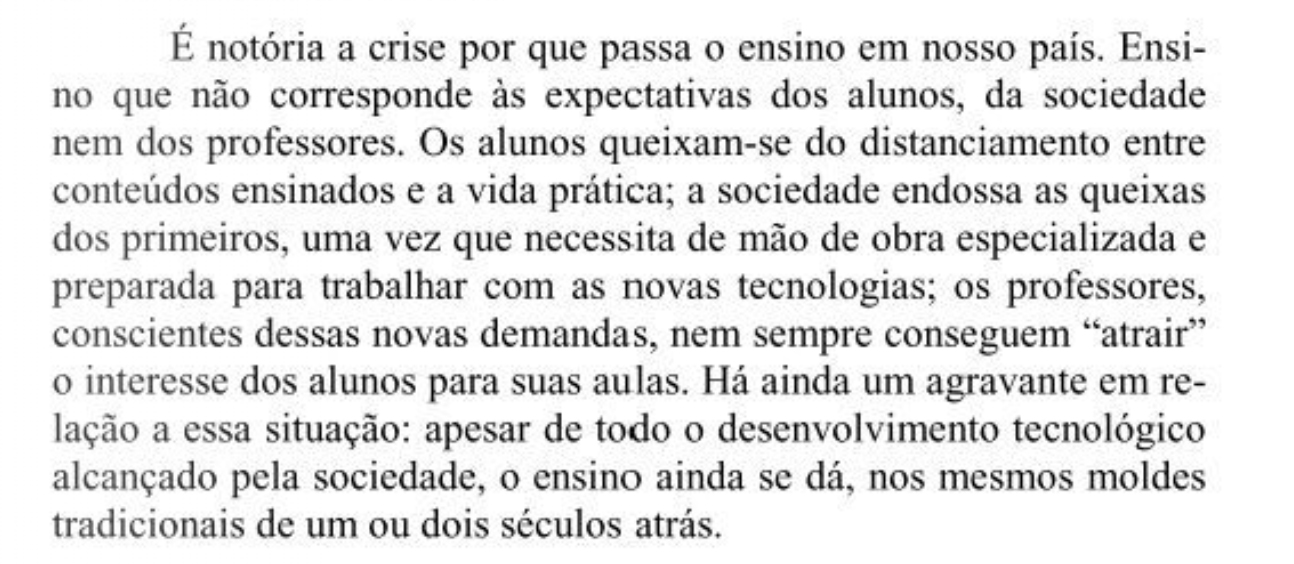
#> input picture class-material/class-code/image2ocr.jpg, 1294 x 564 px
$ python ocr_tesseract.py -f ../class-material/class-code/image2ocr.jpg
#> lines starting #> are read from the running program, lines starting #| are printed output that depends on the picture; after the words box and inside, x2 and y2 are one past the last pixel; in counts of white or black regions, pixels touching at a corner belong together
#> in main, raw_image is the input picture: shape (564, 1294, 3); min 0, max 255, mean 226.8
### src/preprocessing.py
"""Image preprocessing pipeline using OpenCV for Portuguese purchase receipts.

Handles downsampling, rotation correction, receipt boundary detection and perspective cropping,
fold/crease shadow removal via morphological background division, and thermal ink contrast
enhancement via CLAHE.

Ref: Docs/Planning/implementation_plan.md, section 7, WP-04.
"""

from __future__ import annotations

import argparse
import contextlib
import os
import shutil
import subprocess
import sys
from collections.abc import Sequence
from dataclasses import dataclass
from pathlib import Path
from typing import TYPE_CHECKING, Literal

import cv2
import numpy as np

from src.types import IMAGE_EXTENSIONS

if TYPE_CHECKING:
    from src.settings import Settings

RotationOption = Literal["auto", 0, 90, 180, 270]


@dataclass(frozen=True, slots=True)
class PreprocessOptions:
    """Configurable knobs for the preprocessing pipeline.

    Attributes:
        max_side: Maximum allowed dimension in pixels (width or height).
        rotation_deg: Clockwise rotation in degrees or 'auto' for aspect-ratio heuristic.
        auto_crop: Whether to attempt contour detection and perspective crop.
        remove_shadows: Whether to apply morphological background division.
        clahe_clip_limit: Contrast limit for CLAHE (0 disables CLAHE).
        clahe_tile_grid_size: Grid size for CLAHE adaptive histogram equalization.
        auto_orient_osd: Whether to probe Tesseract OSD to automatically detect and correct
            180-degree upside-down flips when rotation_deg is 'auto'.
        auto_deskew: Whether to apply continuous text-line deskew using OpenCV morphology
            and Hough transform. Defaults to False because adaptive 4-point cropping already
            straightens angled receipts while preserving unwarped pixels on upright receipts.
    """

    max_side: int = 1280
    rotation_deg: RotationOption = "auto"
    auto_crop: bool = True
    remove_shadows: bool = True
    clahe_clip_limit: float = 2.0
    clahe_tile_grid_size: tuple[int, int] = (8, 8)
    auto_orient_osd: bool = True
    auto_deskew: bool = False
    tesseract_cmd: Path | None = None


@dataclass(frozen=True, slots=True)
class PreprocessResult:
    """Outcome of preprocessing an image, including intermediate visualization steps.

    Attributes:
        image: Final processed BGR image ready for OCR inference.
        steps: Visual stages keyed by name ('bruta', 'rodada', 'recortada', 'filtrada').
        rotation_deg: Effective rotation applied in degrees (0, 90, 180, or 270).
    """

    image: np.ndarray
    steps: dict[str, np.ndarray]
    rotation_deg: int


def resize_max_side(image: np.ndarray, max_side: int = 1280) -> np.ndarray:
    """Resize image proportionally if its longest dimension exceeds max_side.

    Args:
        image: Source BGR image.
        max_side: Maximum allowed width or height in pixels.

    Returns:
        Resized or copied image.
    """
#> called with max_side = 1280
    height, width = image.shape[:2]
    largest = max(height, width)
    if largest <= max_side:
        return image.copy()

    scale = max_side / largest
    new_width = max(1, int(round(width * scale)))
    new_height = max(1, int(round(height * scale)))
    return cv2.resize(image, (new_width, new_height), interpolation=cv2.INTER_AREA)


def orient_image(image: np.ndarray, rotation_deg: RotationOption = "auto") -> tuple[np.ndarray, int]:
    """Rotate image by explicit degrees or detect sideways smartphone captures.

    Portuguese receipts are predominantly vertical ribbons (height >= width). Under 'auto',
    any landscape photograph (width > height) is rotated 90 degrees clockwise.

    Args:
        image: Source image.
        rotation_deg: Rotation in degrees (0, 90, 180, 270) or 'auto'.

    Returns:
        Tuple of (rotated_image, effective_rotation_degrees).
    """
    if rotation_deg == 0:
        return image.copy(), 0
    if rotation_deg == 90:
        return cv2.rotate(image, cv2.ROTATE_90_CLOCKWISE), 90
    if rotation_deg == 180:
        return cv2.rotate(image, cv2.ROTATE_180), 180
    if rotation_deg == 270:
        return cv2.rotate(image, cv2.ROTATE_90_COUNTERCLOCKWISE), 270

    height, width = image.shape[:2]
    if width > height:
        return cv2.rotate(image, cv2.ROTATE_90_CLOCKWISE), 90
    return image.copy(), 0


# [86 lines left out: functions order_corner_points, _compute_paper_border_value, _warp_perspective_quad, not called in this run]


def _crop_receipt_with_status(
    image: np.ndarray,
    min_area_ratio: float = 0.20,
    min_tilt_for_perspective_deg: float = 5.0,
) -> tuple[np.ndarray, bool]:
    """Adaptively segment receipt paper and either slice losslessly or warp perspective.

    Segments neutral bright paper (high HSV Value, low Saturation) covering the image center.
    When the receipt is nearly upright (tilt < min_tilt_for_perspective_deg), applies a lossless
    axis-aligned bounding-box crop so crumpled paper is neither sheared nor resampled. When
    genuinely angled (tilt >= min_tilt_for_perspective_deg), applies a padded 4-point perspective
    transform with constant paper-colored border fill.

    Returns:
        Tuple of (cropped_or_original_image, did_crop_boolean).
    """
#> called with min_area_ratio = 0.2, min_tilt_for_perspective_deg = 5
    height, width = image.shape[:2]
    total_area = float(height * width)
    min_area = total_area * min_area_ratio
    max_area = total_area * 0.96

    if image.ndim == 3:
        hsv = cv2.cvtColor(image, cv2.COLOR_BGR2HSV)
#> hsv: shape (558, 1280, 3); mean H, S, V 0, 0, 226.8
        v_chan = hsv[:, :, 2].astype(np.float32)
        s_chan = hsv[:, :, 1].astype(np.float32)
#> s_chan: shape (558, 1280) float32; every value is 0
        paper_score = np.clip(v_chan - 1.2 * s_chan, 0, 255).astype(np.uint8)
    else:
        paper_score = image.copy()

    # Uniform image check (avoids false Otsu split on flat synthetic canvases)
    if int(paper_score.max()) - int(paper_score.min()) < 20:
        return image.copy(), False

    blurred = cv2.GaussianBlur(paper_score, (11, 11), 0)
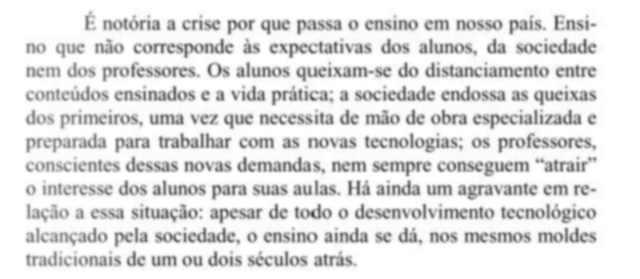
#> blurred: shape (558, 1280) (shown at 1/2 size); min 57, max 255, mean 226.8
    close_kernel = cv2.getStructuringElement(cv2.MORPH_RECT, (25, 25))
    paper_closed = cv2.morphologyEx(blurred, cv2.MORPH_CLOSE, close_kernel)
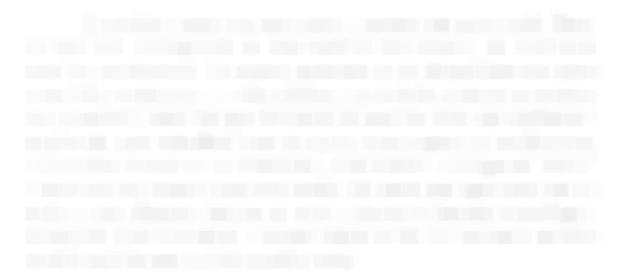
#> paper_closed: shape (558, 1280) (shown at 1/2 size); min 238, max 255, mean 251.1
    _, otsu_mask = cv2.threshold(paper_closed, 0, 255, cv2.THRESH_BINARY + cv2.THRESH_OTSU)
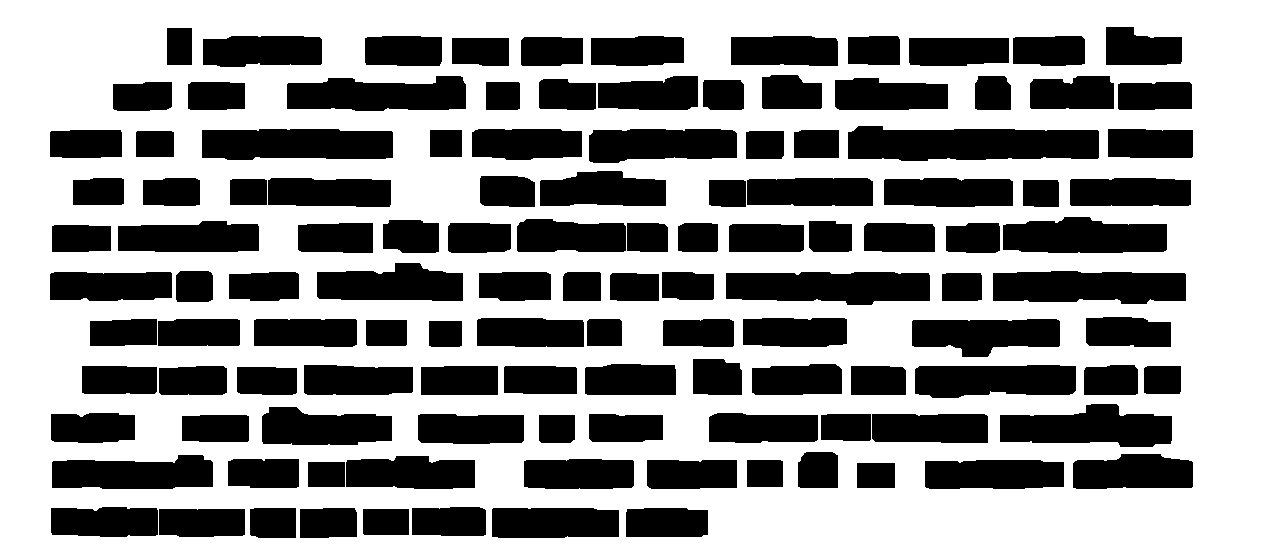
#> otsu_mask: shape (558, 1280); 60% white; 121 black regions, largest, box (x1, y1, x2, y2) and area: (848, 126, 1099, 161) 7476, (726, 272, 930, 305) 5779, (993, 271, 1186, 304) 5592

    contours, _ = cv2.findContours(otsu_mask, cv2.RETR_EXTERNAL, cv2.CHAIN_APPROX_SIMPLE)
#> contours = [[[0, 0], [0, 557], [1279, 557], [1279, 0]]]
    if not contours:
        return image.copy(), False

    contours = sorted(contours, key=cv2.contourArea, reverse=True)
    center_pt = (width / 2.0, height / 2.0)
    min_center_dist = -0.10 * min(width, height)

    for contour in contours:
        area = cv2.contourArea(contour)
        if area < min_area:
            break
        if area > max_area:
            continue

        hull = cv2.convexHull(contour)
        if cv2.pointPolygonTest(hull, center_pt, True) < min_center_dist:
            continue

        rot_rect = cv2.minAreaRect(hull)
        (cx, cy), (rect_w, rect_h), ang = rot_rect
        rect_area = rect_w * rect_h
        if rect_area < min_area or rect_area > max_area:
            continue

        solidity = area / max(rect_area, 1.0)
        if solidity < 0.65:
            continue

        abs_ang = abs(ang) % 90.0
        tilt_deg = min(abs_ang, 90.0 - abs_ang)

        if tilt_deg >= min_tilt_for_perspective_deg:
            # Tilted receipt: pad rotated box outward by 6% so edge characters are never cut
            padded_rect = ((cx, cy), (rect_w * 1.06, rect_h * 1.06), ang)
            box_pts = cv2.boxPoints(padded_rect)
            border_val = _compute_paper_border_value(image, otsu_mask)
            warped = _warp_perspective_quad(image, box_pts, border_value=border_val)
            return warped, True

        # Upright receipt: lossless axis-aligned bounding-box crop
        bx, by, bw, bh = cv2.boundingRect(hull)
        pad_x = int(round(bw * 0.015))
        pad_y = int(round(bh * 0.015))
        x1 = max(0, bx - pad_x)
        y1 = max(0, by - pad_y)
        x2 = min(width, bx + bw + pad_x)
        y2 = min(height, by + bh + pad_y)
        cropped = image[y1:y2, x1:x2].copy()
        if cropped.shape[1] > cropped.shape[0]:
            cropped = cv2.rotate(cropped, cv2.ROTATE_90_CLOCKWISE)
        return cropped, True
#> this loop made 1 pass
#> (contour, area) on pass 1: ([[0, 0], [0, 557], [1279, 557], [1279, 0]], 712403)

    return image.copy(), False


def crop_receipt(image: np.ndarray, min_area_ratio: float = 0.20) -> np.ndarray:
    """Detect receipt boundary contour and warp perspective into an upright rectangle.

    Falls back cleanly to the input image when no distinct quadrilateral is found.

    Args:
        image: Source BGR image.
        min_area_ratio: Minimum ratio of receipt area relative to total image area.

    Returns:
        Warped rectangular receipt or uncropped image if detection fails.
    """
    warped, _ = _crop_receipt_with_status(image, min_area_ratio=min_area_ratio)
    return warped


# [94 lines left out: functions estimate_skew_angle, deskew_image, not called in this run]


def detect_upside_down_qr(image: np.ndarray) -> bool:
    """Detect 180-degree upside-down orientation via OpenCV QR code footer location.

    On Portuguese fiscal receipts, the AT QR code is printed in the footer (bottom half).
    If a QR code is detected in the upper 45% of a portrait image, the receipt is upside-down.

    Args:
        image: Portrait BGR or grayscale receipt image.

    Returns:
        True when a QR code is detected in the top 45% of the image, False otherwise.
    """
    h, w = image.shape[:2]
    if h <= w:
        return False
    detector = cv2.QRCodeDetector()
    try:
        found, points = detector.detect(image)
    except cv2.error:
        return False
    if not found or points is None or points.size == 0:
        return False
    pts = points.reshape(-1, 2)
    center_y = float(pts[:, 1].mean())
    return center_y < (h * 0.45)


def attenuate_shadows(gray: np.ndarray, kernel_size: int = 25) -> np.ndarray:
    """Normalize background lighting on crumpled paper via morphological division.

    Args:
        gray: Single-channel grayscale image.
        kernel_size: Size of the square morphological structuring element.

    Returns:
        Shadow-attenuated grayscale image.
    """
    kernel = cv2.getStructuringElement(cv2.MORPH_RECT, (kernel_size, kernel_size))
    background = cv2.morphologyEx(gray, cv2.MORPH_CLOSE, kernel)
    background = np.maximum(background, 1)
    return cv2.divide(gray, background, scale=255)


def enhance_contrast_clahe(
    gray: np.ndarray, clip_limit: float = 2.0, tile_grid_size: tuple[int, int] = (8, 8)
) -> np.ndarray:
    """Apply Contrast Limited Adaptive Histogram Equalization to recover thermal print.

    Args:
        gray: Single-channel grayscale image.
        clip_limit: Threshold for contrast limiting. Values <= 0 return input untouched.
        tile_grid_size: Size of grid for histogram equalization.

    Returns:
        Enhanced grayscale image.
    """
    if clip_limit <= 0:
        return gray.copy()
    clahe = cv2.createCLAHE(clipLimit=clip_limit, tileGridSize=tile_grid_size)
    return clahe.apply(gray)


def detect_orientation_osd(
    image: np.ndarray,
    tesseract_cmd: Path | str | None = None,
    min_confidence: float = 2.0,
) -> int:
    """Detect orientation angle in degrees (0, 90, 180, 270) using Tesseract OSD.

    Runs a lightweight OSD (Orientation and Script Detection) probe. Returns 0 if Tesseract
    is unavailable, if recognition fails, or if orientation confidence is below min_confidence.
    Never raises exceptions.

    Args:
        image: Grayscale or BGR image to inspect.
        tesseract_cmd: Optional explicit path to the tesseract binary.
        min_confidence: Minimum orientation confidence threshold required to accept rotation.

    Returns:
        Degrees to rotate clockwise (0, 90, 180, or 270).
    """
    cmd = str(tesseract_cmd) if tesseract_cmd else shutil.which("tesseract")
    if not cmd and os.name == "nt":
        default_win = Path("C:/Program Files/Tesseract-OCR/tesseract.exe")
        if default_win.is_file():
            cmd = str(default_win)

    if not cmd:
        return 0

    success, buf = cv2.imencode(".png", image)
    if not success:
        return 0

    try:
        proc = subprocess.run(
            [cmd, "stdin", "stdout", "--psm", "0"],
            input=buf.tobytes(),
            capture_output=True,
            timeout=5.0,
        )
        if proc.returncode != 0:
            return 0
        output = proc.stdout.decode("utf-8", errors="ignore")
    except Exception:
        return 0

    rotate_deg = 0
    confidence = 0.0
    for line in output.splitlines():
        line_clean = line.strip()
        if line_clean.startswith("Rotate:"):
            with contextlib.suppress(ValueError):
                rotate_deg = int(line_clean.split(":", 1)[1].strip())
        elif line_clean.startswith("Orientation confidence:"):
            with contextlib.suppress(ValueError):
                confidence = float(line_clean.split(":", 1)[1].strip())

    if confidence >= min_confidence and rotate_deg in {90, 180, 270}:
        return rotate_deg
    return 0


def preprocess(image: np.ndarray, opts: PreprocessOptions | None = None) -> PreprocessResult:
    """Execute the full preprocessing pipeline on a receipt image.

    Args:
        image: Input image (BGR or Grayscale).
        opts: Processing options. When None, standard defaults are applied.

    Returns:
        PreprocessResult containing the OCR-ready image and all intermediate steps.

    Raises:
        ValueError: If the input image is empty or has zero area.
    """
    if image is None or image.size == 0 or image.shape[0] == 0 or image.shape[1] == 0:
        raise ValueError("Input image must not be empty or zero-sized.")

    options = opts or PreprocessOptions()

    # Normalise to 3-channel BGR
    bgr = cv2.cvtColor(image, cv2.COLOR_GRAY2BGR) if image.ndim == 2 else image.copy()

    # Step 1: Resize
    raw_resized = resize_max_side(bgr, max_side=options.max_side)
    steps: dict[str, np.ndarray] = {"bruta": raw_resized.copy()}

    # Step 2 & 3: Orientation, 4-point perspective crop, and continuous deskew
    if options.rotation_deg != "auto":
        oriented, effective_rotation = orient_image(raw_resized, rotation_deg=options.rotation_deg)
        cropped = crop_receipt(oriented) if options.auto_crop else oriented.copy()
        if options.auto_deskew:
            cropped, _ = deskew_image(cropped)
        steps["rodada"] = oriented.copy()
        steps["recortada"] = cropped.copy()
    else:
        if options.auto_crop:
            cropped, did_crop = _crop_receipt_with_status(raw_resized)
#> did_crop = False
            if did_crop:
                oriented_full, effective_rotation = orient_image(raw_resized, rotation_deg="auto")
                if options.auto_deskew:
                    cropped, _ = deskew_image(cropped)
                steps["rodada"] = oriented_full.copy()
                steps["recortada"] = cropped.copy()
            else:
                oriented, effective_rotation = orient_image(raw_resized, rotation_deg="auto")
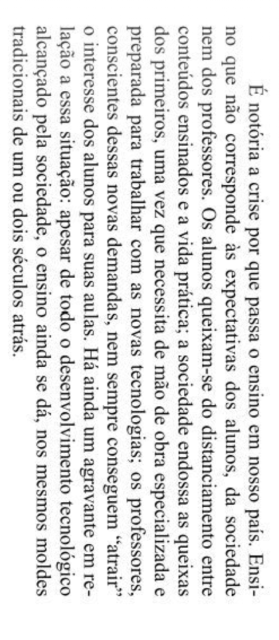
#> oriented: shape (1280, 558, 3) (shown at 1/2 size); min 3, max 255, mean 226.8
#> effective_rotation = 90
                cropped = crop_receipt(oriented)
#> call 2 of _crop_receipt_with_status, with min_area_ratio = 0.2, min_tilt_for_perspective_deg = 5
#> in _crop_receipt_with_status (call 2), `blurred = cv2.GaussianBlur(paper_score, (11, 11), 0)`:
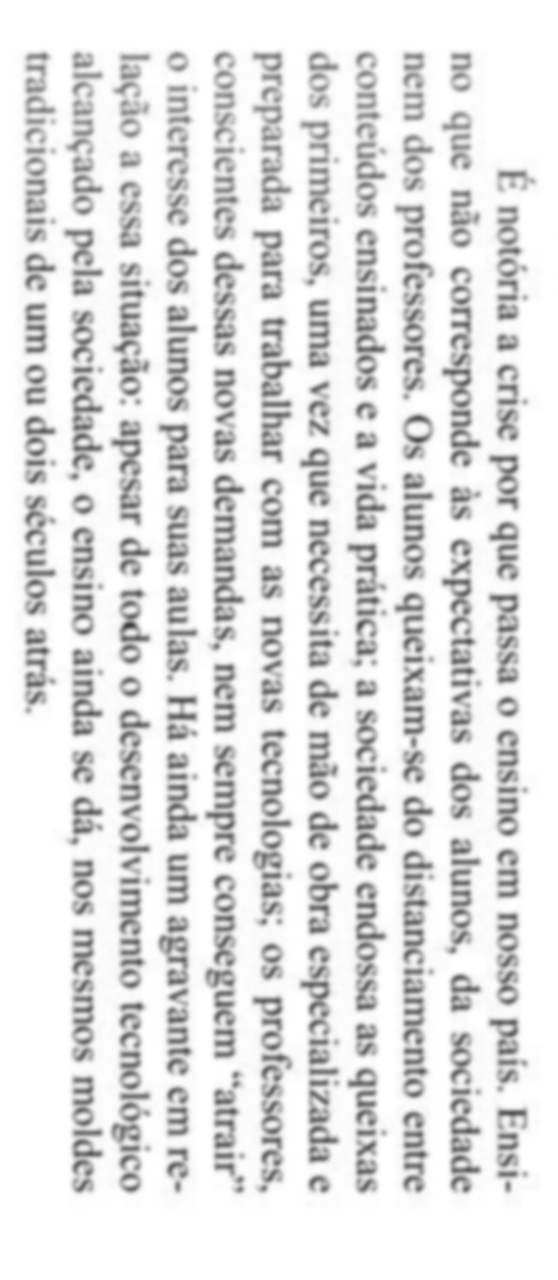
#> blurred: shape (1280, 558); min 57, max 255, mean 226.8
#> (the rest of the program and of its run is left out)
